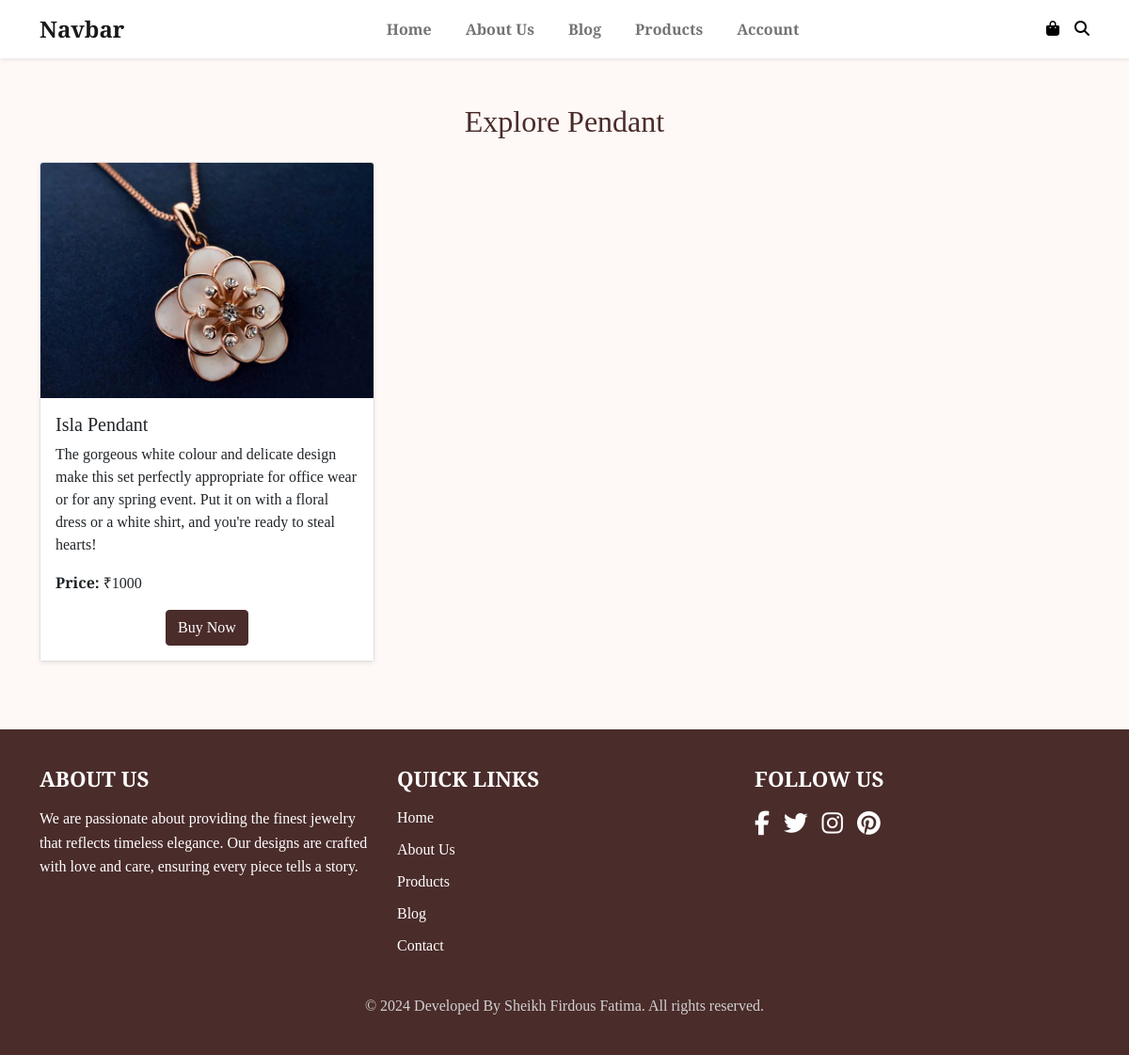
Screenshot of /show_product/pendant with the database file from the repository.
### models.py (models this page shows)
class Product(Base):
     __tablename__ = 'addProducts'
     id = Column(Integer , primary_key=True)
     productname =Column(String(150) , nullable=False)
     productDesc = Column(String(150) , nullable=False)
     productPrice = Column(Integer , nullable=False)
     productCategory = Column(String(150) , nullable=False)
     img = Column(String(200))

### app.py (the view)
@app.route('/show_product/<string:category>', methods=['GET'])
def show_product(category):
    username=session.get('username')
    products = db_session.query(Product).filter_by(productCategory=category).all()
    return render_template('show_product.html', products=products, category=category,username=username)

### templates/show_product.html (shortened to what this page needs)
<!DOCTYPE html>
<html lang="en">
<head>
     <link href="https://cdn.jsdelivr.net/npm/bootstrap@5.0.2/dist/css/bootstrap.min.css" rel="stylesheet"
>
     <link rel="stylesheet" href="{{url_for('static' ,filename ='css/style.css')}}">
</head>
<body>
     <nav class="navbar navbar-expand-lg navbar-light bg-white shadow-sm">
          <div class="container">
               <a class="navbar-brand" href="#">Navbar</a>
               <div class="mx-auto d-flex">
                    <ul class="navbar-nav">
                         <li class="nav-item">
                              <a class="nav-link" href="/">Home</a>
                         </li>
                         <li class="nav-item">
                              <a class="nav-link" href="/aboutus/">About Us</a>
                         </li>
                         <li class="nav-item">
                              <a class="nav-link" href="#">Blog</a>
                         </li>
                         <li class="nav-item">
                              <a class="nav-link" href="/product/">Products</a>
                         </li>
                         <li class="nav-item">
                              <a class="nav-link" href="/login/">Account</a>
                         </li>
                    </ul>
               </div>
               <div class="d-flex align-items-center">
                    <a href="#" class="me-3">
                         <i class="fa-solid fa-bag-shopping fa-1x icon-style"></i>
                    </a>
                    <a href="#">
                         <i class="fa-solid fa-magnifying-glass fa-1x icon-style"></i>
                    </a>
               </div>
          </div>
     </nav>
     <div class="container py-5">
          <h2 class="text-center mb-4" style="color: #4a2c2a;">Explore {{ category.title() }}</h2>
          <div class="row">
              {% if products %}
                  {% for product in products %}
                      <div class="col-md-4 mb-4">
                          <div class="card shadow-sm product-card">
                              <img src="{{product.img}}" class="card-img-top" alt="{{ product.productname }}" style="height: 250px; object-fit: cover;">
                              <div class="card-body" style="background-color: #fff;">
                                  <h5 class="card-title">{{ product.productname }}</h5>
                                  <p class="card-text">{{ product.productDesc }}</p>
                                  <p class="card-text"><strong>Price:</strong> ₹{{ product.productPrice }}</p>
                                  <div class="text-center">
                                      <a href="#" class="btn btn-primary">Buy Now</a>
                                  </div>
                              </div>
                          </div>
                      </div>
                  {% endfor %}
              {% else %}
                  <div class="col-12 text-center">
                      <p class="text-muted">No products available in this category.</p>
                  </div>
              {% endif %}
          </div>
      </div>
     <footer class="footer">
          <div class="container">
               <div class="row">
                    <div class="col-md-4">
                         <h5 class="footer-title">About Us</h5>
                         <p class="footer-text">We are passionate about providing the finest jewelry that reflects
                              timeless elegance. Our designs are crafted with love and care, ensuring every piece tells
                              a story.</p>
                    </div>
                    <div class="col-md-4">
                         <h5 class="footer-title">Quick Links</h5>
                         <ul class="footer-links">
                              <li><a href="#">Home</a></li>
                              <li><a href="/aboutus/">About Us</a></li>
                              <li><a href="#">Products</a></li>
                              <li><a href="#">Blog</a></li>
                              <li><a href="#">Contact</a></li>
                         </ul>
                    </div>
                    <div class="col-md-4">
                         <h5 class="footer-title">Follow Us</h5>
                         <div class="social-icons">
                              <a href="#" class="social-icon"><i class="fa-brands fa-facebook-f"></i></a>
                              <a href="#" class="social-icon"><i class="fa-brands fa-twitter"></i></a>
                              <a href="#" class="social-icon"><i class="fa-brands fa-instagram"></i></a>
                              <a href="#" class="social-icon"><i class="fa-brands fa-pinterest"></i></a>
                         </div>
                    </div>
               </div>
               <div class="text-center mt-4">
                    <p class="footer-copyright">&copy; 2024 Developed By Sheikh Firdous Fatima. All rights reserved.</p>
               </div>
          </div>
     </footer>
</body>
</html>

### static/css/style.css (style rules this page uses)
body { font-family: 'Playfair Display', serif; }
.navbar-brand { font-size: 1.5rem; font-weight: bold; }
.nav-link { color: black; font-weight: bold; font-size: 1rem; margin: 0 10px; }
.icon-style { color: black; }
.footer { background-color: #4a2c2a; color: #fff; padding: 40px 0; font-family: 'Playfair Display', serif; }
.footer-title { font-size: 1.4rem; font-weight: bold; margin-bottom: 15px; text-transform: uppercase; }
.footer-text { font-size: 1rem; line-height: 1.6; }
.footer-links { list-style: none; padding: 0; }
.footer-links li { margin-bottom: 10px; }
.footer-links a { color: #fff; text-decoration: none; font-size: 1rem; transition: color 0.3s ease; }
.social-icons { display: flex; gap: 15px; }
.social-icon { color: #fff; font-size: 1.6rem; transition: color 0.3s ease; }
.footer-copyright { font-size: 1rem; color: #d1d1d1; margin-bottom: 0; }

### templates/show_product.html (style rules this page uses)
body { background-color: #fef9f6; }
.product-card { transition: transform 0.2s ease-in-out; }
.btn-primary { background-color: #4a2c2a; border-color: #4a2c2a; }

### rows the page displays
Product: title "Pendant", img (picture), productname "Isla Pendant", productDesc "The gorgeous white colour and delicate design make this set perfectly appropriate for office wear or for any spring event. Put it on with a floral dress or a white shirt, and you're ready to steal hearts!", productPrice "1000"
